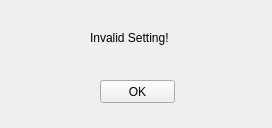
<?xml version="1.0" encoding="UTF-8"?>
<ui version="4.0">
 <class>ErrorWin</class>
 <widget class="QWidget" name="ErrorWin">
  <property name="windowModality">
   <enum>Qt::ApplicationModal</enum>
  </property>
  <property name="geometry">
   <rect>
    <x>0</x>
    <y>0</y>
    <width>272</width>
    <height>128</height>
   </rect>
  </property>
  <property name="sizePolicy">
   <sizepolicy hsizetype="Fixed" vsizetype="Fixed">
    <horstretch>0</horstretch>
    <verstretch>0</verstretch>
   </sizepolicy>
  </property>
  <property name="windowTitle">
   <string>Error</string>
  </property>
  <widget class="QLabel" name="label">
   <property name="geometry">
    <rect>
     <x>90</x>
     <y>30</y>
     <width>101</width>
     <height>16</height>
    </rect>
   </property>
   <property name="text">
    <string>Invalid Setting!</string>
   </property>
  </widget>
  <widget class="QPushButton" name="pushButton">
   <property name="geometry">
    <rect>
     <x>100</x>
     <y>80</y>
     <width>75</width>
     <height>23</height>
    </rect>
   </property>
   <property name="text">
    <string>OK</string>
   </property>
  </widget>
 </widget>
 <resources/>
 <connections>
  <connection>
   <sender>pushButton</sender>
   <signal>clicked()</signal>
   <receiver>ErrorWin</receiver>
   <slot>close()</slot>
   <hints>
    <hint type="sourcelabel">
     <x>137</x>
     <y>91</y>
    </hint>
    <hint type="destinationlabel">
     <x>135</x>
     <y>63</y>
    </hint>
   </hints>
  </connection>
 </connections>
</ui>
